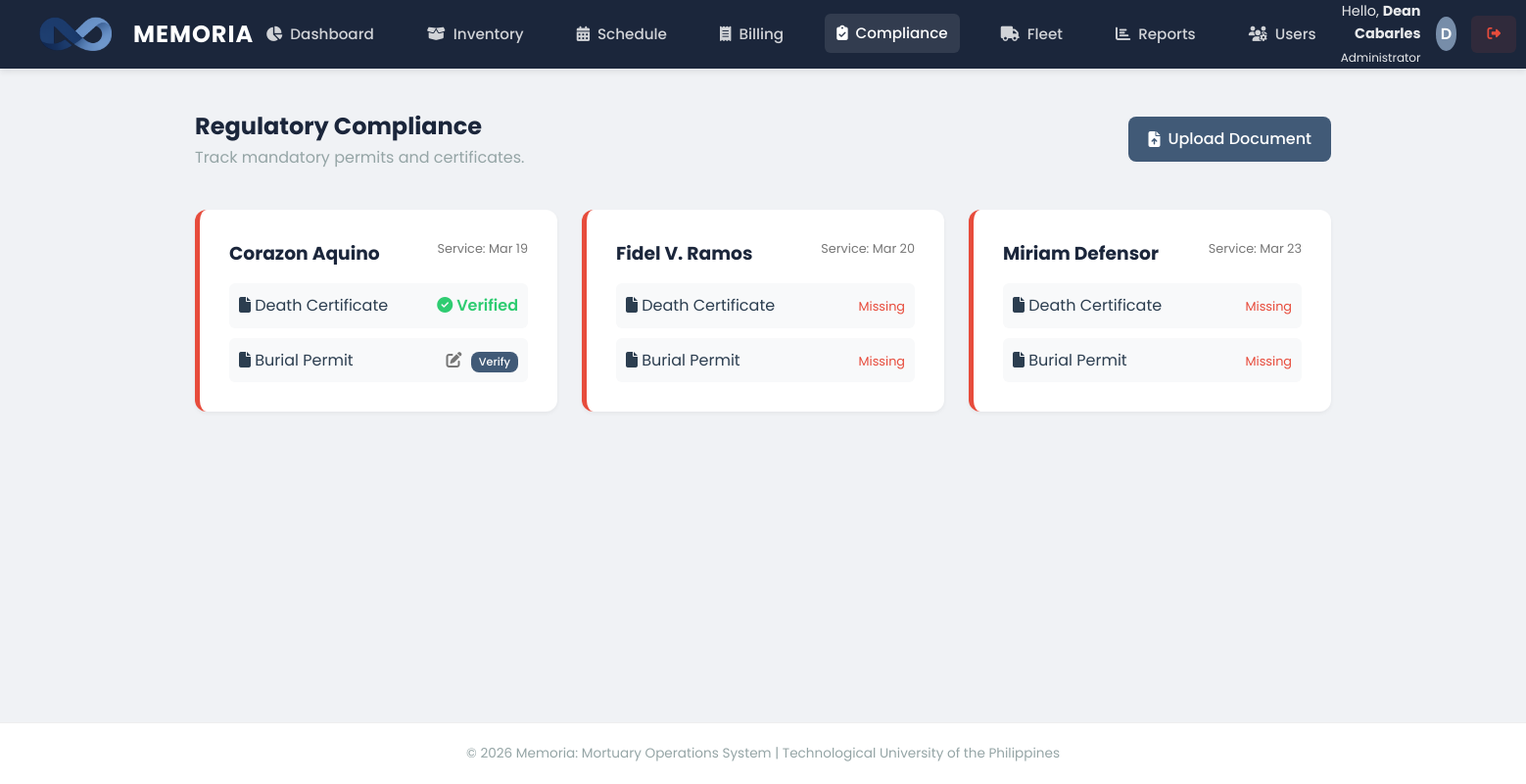
The page /modules/compliance/tracking.php (signed in) on the database its author committed.
### tables this page shows
CREATE TABLE `reservations` (
  `id` int(11) NOT NULL,
  `chapel_name` varchar(50) NOT NULL,
  `deceased_name` varchar(100) NOT NULL,
  `start_date` datetime NOT NULL,
  `end_date` datetime NOT NULL,
  `reserved_by` int(11) DEFAULT NULL
);

CREATE TABLE `documents` (
  `id` int(11) NOT NULL,
  `reservation_id` int(11) NOT NULL,
  `document_type` enum('Death Certificate','Burial Permit','Transfer Permit') NOT NULL,
  `reference_number` varchar(100) DEFAULT NULL,
  `file_path` varchar(255) DEFAULT NULL,
  `status` enum('Pending','Verified') DEFAULT 'Pending',
  `uploaded_at` timestamp NOT NULL DEFAULT current_timestamp()
);

### modules/compliance/tracking.php (the view, shortened to what this page needs)
<?php
include('../../includes/header.php');
?>
<div class="panel-header" style="border-bottom: none;">
    <div>
        <h1 style="font-size: 1.5rem; color: var(--deep-navy);">Regulatory Compliance</h1>
        <p style="color: var(--text-light);">Track mandatory permits and certificates.</p>
    </div>
    <a href="upload_doc.php" class="btn btn-primary"><i class="fas fa-file-upload"></i> Upload Document</a>
</div>
<div class="dashboard-grid">
    <?php
    $sql = "SELECT id, deceased_name, start_date FROM reservations WHERE end_date >= CURDATE() ORDER BY start_date ASC";
    $result = mysqli_query($conn, $sql);
    while($row = mysqli_fetch_assoc($result)):
        $res_id = $row['id'];
        $docs = [];
        $res_docs = mysqli_query($conn, "SELECT * FROM documents WHERE reservation_id = $res_id");
        while($d = mysqli_fetch_assoc($res_docs)) {
            $docs[$d['document_type']] = $d;
        }
        $has_death_cert = isset($docs['Death Certificate']) && $docs['Death Certificate']['status'] == 'Verified';
        $has_permit = isset($docs['Burial Permit']) && $docs['Burial Permit']['status'] == 'Verified';
        $is_compliant = $has_death_cert && $has_permit;
    ?>
    <div class="panel" style="border-left: 5px solid <?= $is_compliant ? 'var(--success)' : 'var(--danger)' ?>;">
        <div style="display: flex; justify-content: space-between; align-items: start; margin-bottom: 15px;">
            <h3 style="margin: 0; color: var(--deep-navy);"><?= htmlspecialchars($row['deceased_name']) ?></h3>
            <span style="font-size: 0.8rem; color: #777;">Service: <?= date('M d', strtotime($row['start_date'])) ?></span>
        </div>
        <div style="display: grid; gap: 10px;">
            <?php
            $required_docs = ['Death Certificate', 'Burial Permit'];
            foreach($required_docs as $dtype):
                $doc_exists = isset($docs[$dtype]);
                $d_status = $doc_exists ? $docs[$dtype]['status'] : 'Missing';
                $d_id = $doc_exists ? $docs[$dtype]['id'] : 0;
            ?>
            <div style="display: flex; justify-content: space-between; align-items: center; background: #f8f9fa; padding: 10px; border-radius: 6px;">
                <div>
                    <i class="fas fa-file"></i> <?= $dtype ?>
                </div>
                <div>
                    <?php if($d_status == 'Verified'): ?>
                        <span style="color: var(--success); font-weight: 600;"><i class="fas fa-check-circle"></i> Verified</span>
                    <?php elseif($d_status == 'Pending'): ?>
                        <a href="edit_doc.php?id=<?= $d_id ?>" title="Edit" style="color: #777; margin-right: 5px;"><i class="fas fa-edit"></i></a>
                        <a href="tracking.php?verify=<?= $d_id ?>" class="btn" onclick="return confirm('Verify this document? This cannot be undone.');" style="padding: 2px 8px; font-size: 0.7rem; background: var(--slate-blue); color: white;">Verify</a>
                    <?php else: ?>
                        <span style="color: var(--danger); font-size: 0.8rem;">Missing</span>
                    <?php endif; ?>
                </div>
            </div>
            <?php endforeach; ?>
        </div>
    </div>
    <?php endwhile; ?>
</div>
<?php include('../../includes/footer.php'); ?>

### assets/css/style.css (style rules this page uses)
:root { --deep-navy: #1B263B; --slate-blue: #415A77; --cloud-gray: #E0E1DD; --muted-teal: #778DA9; --white: #FFFFFF; --danger: #e74c3c; --success: #2ecc71; --text-dark: #2c3e50; --text-light: #95a5a6; --shadow-sm: 0 2px 4px rgba(0,0,0,0.05); --shadow-md: 0 4px 6px rgba(0,0,0,0.07); --shadow-lg: 0 10px 15px rgba(0,0,0,0.1); }
* { margin: 0; padding: 0; box-sizing: border-box; }
body { font-family: 'Poppins', sans-serif; background-color: #F0F2F5; color: var(--text-dark); line-height: 1.6; min-height: 100vh; display: flex; flex-direction: column; }
.dashboard-grid { display: grid; grid-template-columns: repeat(auto-fit, minmax(280px, 1fr)); gap: 25px; margin-bottom: 40px; }
.panel { background: var(--white); border-radius: 12px; box-shadow: var(--shadow-sm); padding: 30px; margin-bottom: 30px; }
.panel-header { display: flex; justify-content: space-between; align-items: center; margin-bottom: 25px; border-bottom: 1px solid #eee; padding-bottom: 15px; }
.btn { padding: 10px 20px; border-radius: 8px; font-weight: 500; cursor: pointer; border: none; transition: all 0.2s; text-decoration: none; display: inline-flex; align-items: center; gap: 8px; }
.btn-primary { background: var(--slate-blue); color: white; }

### rows shown on the page
reservations: deceased_name "Corazon Aquino", start_date "Mar 19", dtype "Death Certificate"
documents: dtype "Burial Permit"
reservations: deceased_name "Fidel V. Ramos", start_date "Mar 20", dtype "Death Certificate", dtype "Burial Permit"
reservations: deceased_name "Miriam Defensor", start_date "Mar 23", dtype "Death Certificate", dtype "Burial Permit"

### other values the page prints
$_SESSION['full_name'] "Dean Cabarles"
$_SESSION['role'] "Administrator"
substr($_SESSION['full_name'], 0, 1) "D"
